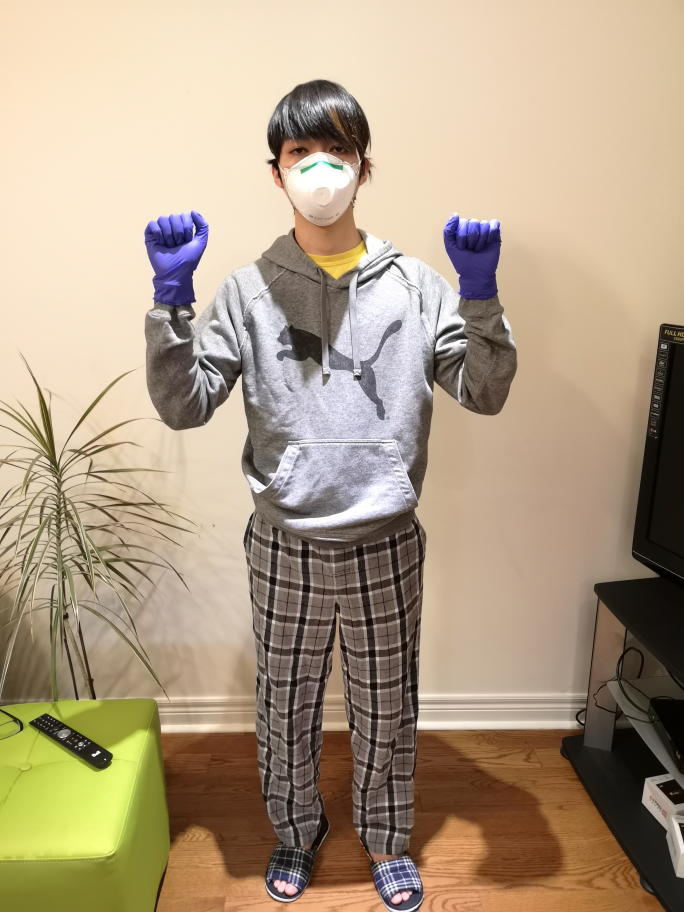
#> input picture images/IMG_4801.JPG, 2736 x 3648 px (shown at 1/4 size)
$ python test1.py
#> lines starting #> are read from the running program, lines starting #| are printed output that depends on the picture
import cv2

# Get user supplied values
imagePath = "images/" + "IMG_4801.JPG"

testCascPath = "haarcascades/" + "haarcascade_frontalface_default.xml"

palmCascPath = "haarcascades/" + "palm.xml"  # 5, 60,60
eyePairBigPath = "haarcascades/" + "eyePairBig.xml"  # 6, 60,60
mouthCascPath = "haarcascades/" + "mouth.xml"  # 40, 60,60
upperBodyCascPath = "haarcascades/" + "upperBody.xml"  # 20, 60,60
noseCascPath = "haarcascades/" + "nose.xml"  # 80, 60,60
fullBodyCascPath = "haarcascades/" + "fullBody.xml"  # 1, 60,60
faceCascPath = "haarcascades/" + "haarcascade_frontalface_default.xml"
fistCascPath = "haarcascades/" + "fist.xml"


# Create the haar cascades
testCascade = cv2.CascadeClassifier(testCascPath)

palmCascade = cv2.CascadeClassifier(palmCascPath)
eyePairCascade = cv2.CascadeClassifier(eyePairBigPath)
mouthCascade = cv2.CascadeClassifier(mouthCascPath)
upperBodyCascade = cv2.CascadeClassifier(upperBodyCascPath)
noseCascade = cv2.CascadeClassifier(noseCascPath)
fullBodyCascade = cv2.CascadeClassifier(fullBodyCascPath)
faceCascade = cv2.CascadeClassifier(faceCascPath)
fistCascade = cv2.CascadeClassifier(fistCascPath)

cascs = [
    palmCascade,
    eyePairCascade,
    mouthCascade,
    upperBodyCascade,
    noseCascade,
    fullBodyCascade,
    faceCascade,
    fistCascade,
]
cascs = {
    "palm": palmCascade,
    "eyePair": eyePairCascade,
    "mouth": mouthCascade,
    "upperBody": upperBodyCascade,
    "nose": noseCascade,
    "fullBody": fullBodyCascade,
    "faceCascade": faceCascade,
    "fistCascade": fistCascade,
}


feature_list = [
    "palm",
    "eyePair",
    "mouth",
    "upperBody",
    "nose",
    "fullBody",
    "face",
    "fist",
]
features_found = [0] * len(feature_list)
rects_list = [[]] * len(feature_list)

# list of minNeighbors
minNeighbors = [75, 3, 40, 20, 80, 1, 40, 75]  # 92,

# list of colors
colors = [
    (255, 0, 0),
    (0, 255, 0),
    (0, 0, 255),
    (255, 255, 0),
    (0, 255, 255),
    (255, 0, 255),
    (255, 255, 255),
    (120, 50, 200),
]

# Read the image
image = cv2.imread(imagePath)
#> image is the input picture: shape (3648, 2736, 3); mean B, G, R 132.8, 157.1, 175.7
gray = cv2.cvtColor(image, cv2.COLOR_BGR2GRAY)
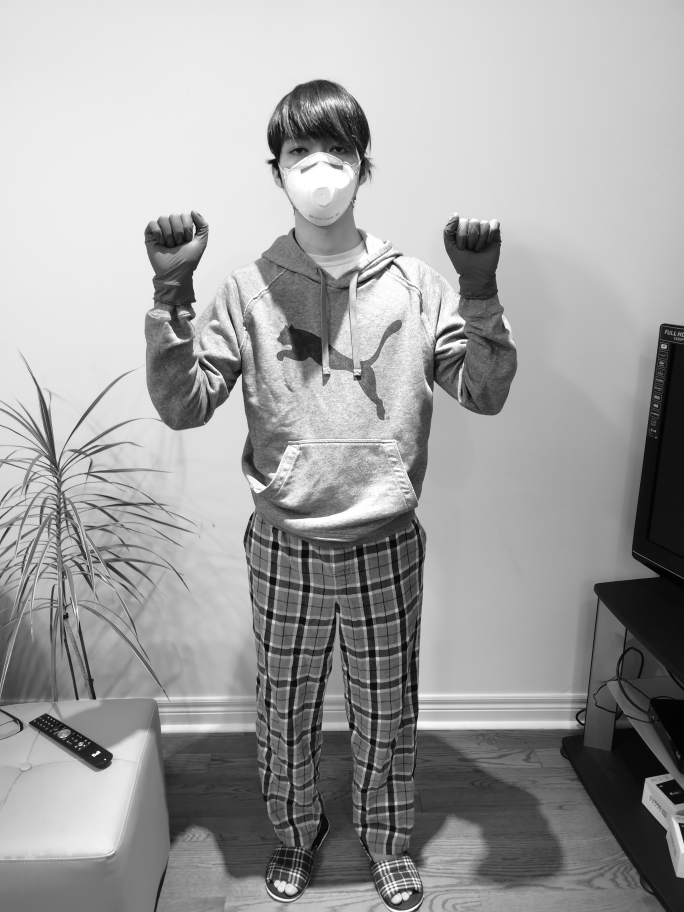
#> gray: shape (3648, 2736) (shown at 1/4 size); min 0, max 255, mean 159.9
hsv = cv2.cvtColor(image, cv2.COLOR_BGR2HSV)
#> hsv: shape (3648, 2736, 3); mean H, S, V 26.1, 75.8, 177.6


# Check Readiness
checkReady = ["fullBody", "upperBody", "eyePairs"]
for op in checkReady:
    pass


for i in range(0, len(cascs)):
    # detect the feature in question and save all instances as rects
#> (the run stopped early here; a loop or call above may not have finished)

$ run again, with images/IMG_4795.JPG copied over images/IMG_4801.JPG
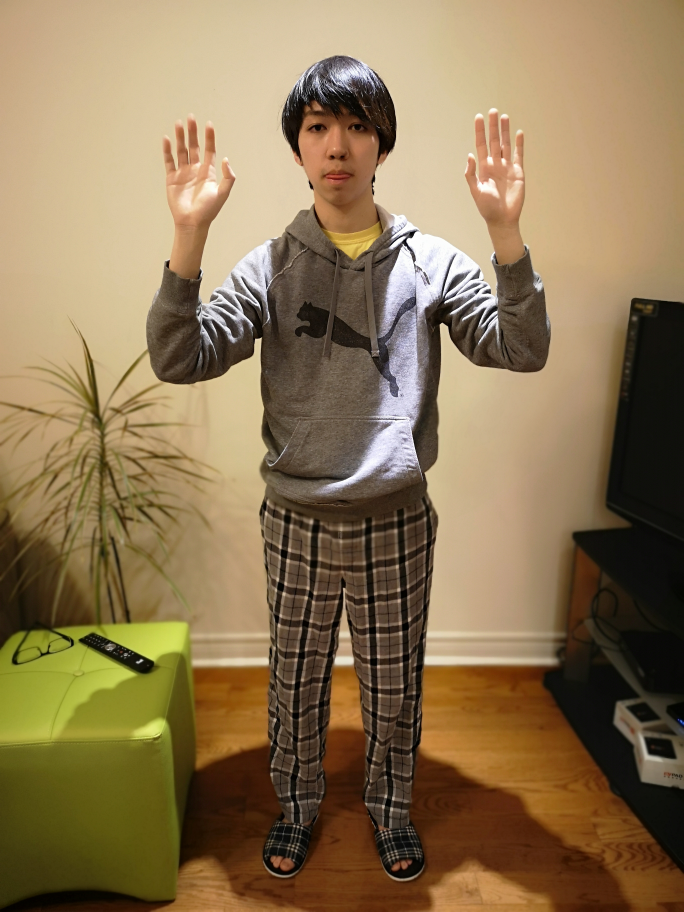
#> input picture images/IMG_4795.JPG, 2736 x 3648 px (shown at 1/4 size)
#> image is the input picture: shape (3648, 2736, 3); mean B, G, R 83.3, 117.5, 140
#> `gray = cv2.cvtColor(image, cv2.COLOR_BGR2GRAY)`:
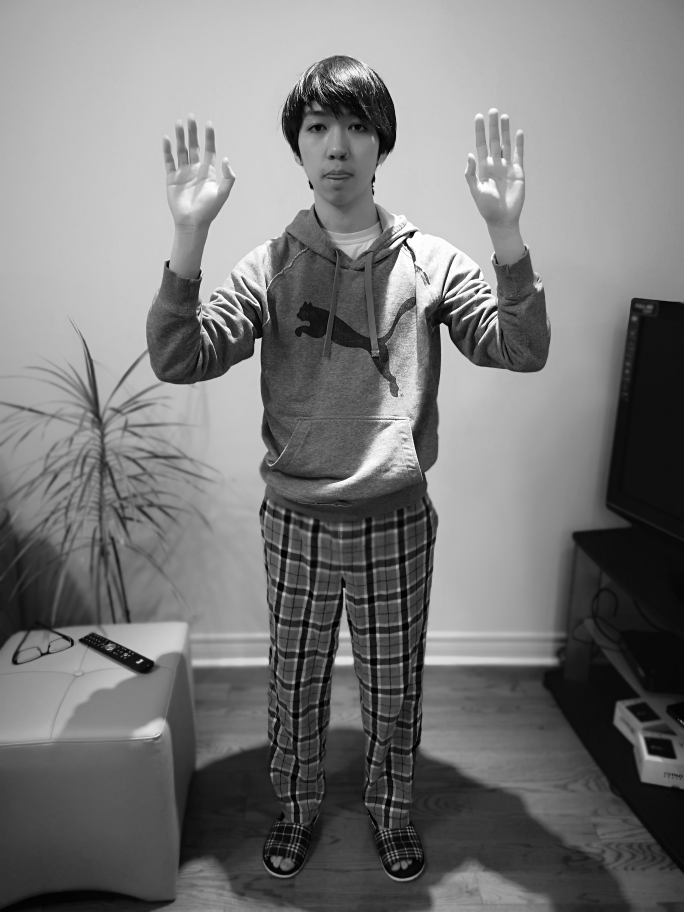
#> gray: shape (3648, 2736) (shown at 1/4 size); min 0, max 255, mean 120.4
#> hsv: shape (3648, 2736, 3); mean H, S, V 22.2, 118, 140.5

$ run again, with images/IMG_4796.JPG copied over images/IMG_4801.JPG
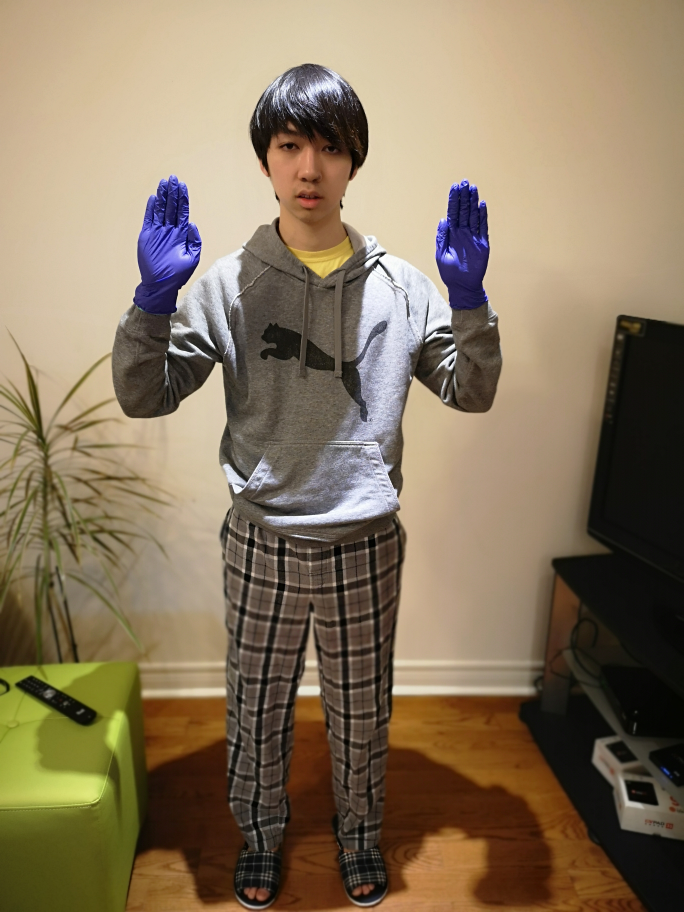
#> input picture images/IMG_4796.JPG, 2736 x 3648 px (shown at 1/4 size)
#> image is the input picture: shape (3648, 2736, 3); mean B, G, R 94, 118.6, 135.7
#> `gray = cv2.cvtColor(image, cv2.COLOR_BGR2GRAY)`:
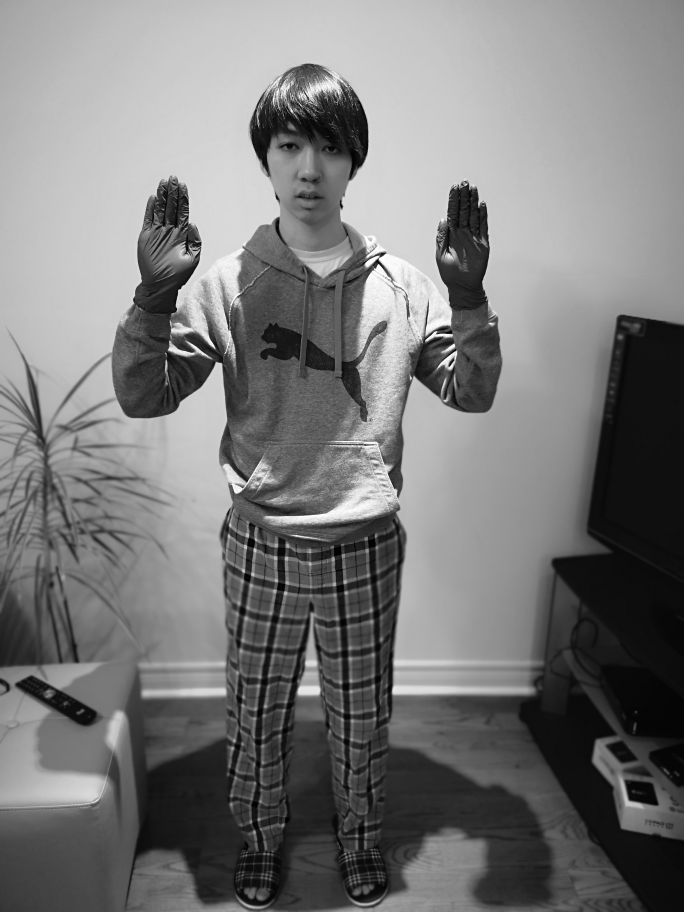
#> gray: shape (3648, 2736) (shown at 1/4 size); min 0, max 255, mean 120.9
#> hsv: shape (3648, 2736, 3); mean H, S, V 26.1, 95.6, 137.7
